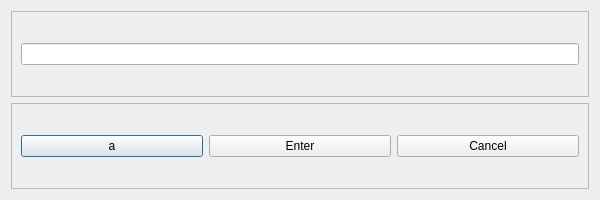
<?xml version="1.0" encoding="UTF-8"?>
<ui version="4.0">
 <class>MyKeyboard</class>
 <widget class="QDialog" name="MyKeyboard">
  <property name="geometry">
   <rect>
    <x>0</x>
    <y>0</y>
    <width>600</width>
    <height>200</height>
   </rect>
  </property>
  <property name="windowTitle">
   <string>Dialog</string>
  </property>
  <layout class="QVBoxLayout" name="verticalLayout">
   <item>
    <widget class="QFrame" name="frame_2">
     <property name="frameShape">
      <enum>QFrame::StyledPanel</enum>
     </property>
     <property name="frameShadow">
      <enum>QFrame::Raised</enum>
     </property>
     <layout class="QHBoxLayout" name="horizontalLayout_2">
      <item>
       <widget class="QLineEdit" name="lineEdit"/>
      </item>
     </layout>
    </widget>
   </item>
   <item>
    <widget class="QFrame" name="frame">
     <property name="frameShape">
      <enum>QFrame::StyledPanel</enum>
     </property>
     <property name="frameShadow">
      <enum>QFrame::Raised</enum>
     </property>
     <layout class="QHBoxLayout" name="horizontalLayout">
      <item>
       <widget class="QPushButton" name="pushButtona">
        <property name="text">
         <string>a</string>
        </property>
       </widget>
      </item>
      <item>
       <widget class="QPushButton" name="pushButtonEnter">
        <property name="text">
         <string>Enter</string>
        </property>
       </widget>
      </item>
      <item>
       <widget class="QPushButton" name="pushButtonCancel">
        <property name="text">
         <string>Cancel</string>
        </property>
       </widget>
      </item>
     </layout>
    </widget>
   </item>
  </layout>
 </widget>
 <resources/>
 <connections>
  <connection>
   <sender>pushButtonEnter</sender>
   <signal>clicked()</signal>
   <receiver>MyKeyboard</receiver>
   <slot>accept()</slot>
   <hints>
    <hint type="sourcelabel">
     <x>199</x>
     <y>221</y>
    </hint>
    <hint type="destinationlabel">
     <x>199</x>
     <y>149</y>
    </hint>
   </hints>
  </connection>
  <connection>
   <sender>pushButtonCancel</sender>
   <signal>clicked()</signal>
   <receiver>MyKeyboard</receiver>
   <slot>reject()</slot>
   <hints>
    <hint type="sourcelabel">
     <x>322</x>
     <y>221</y>
    </hint>
    <hint type="destinationlabel">
     <x>199</x>
     <y>149</y>
    </hint>
   </hints>
  </connection>
 </connections>
</ui>
